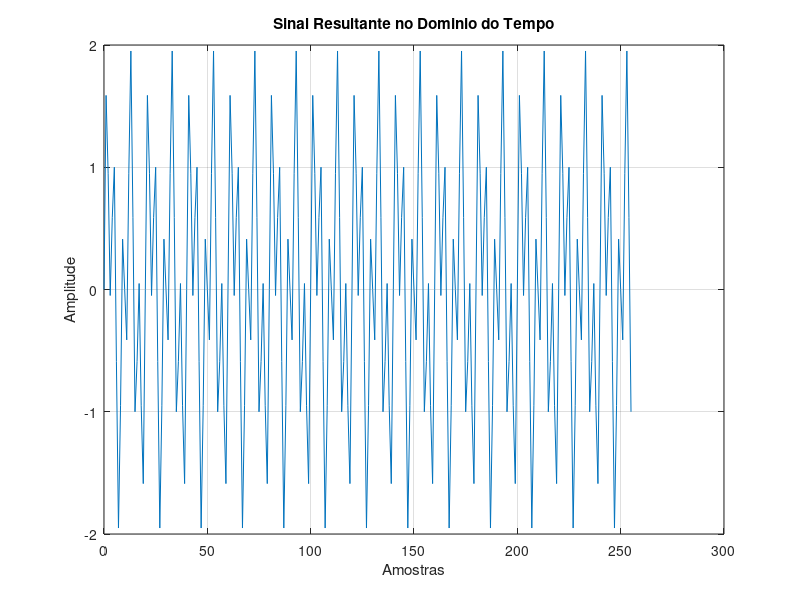
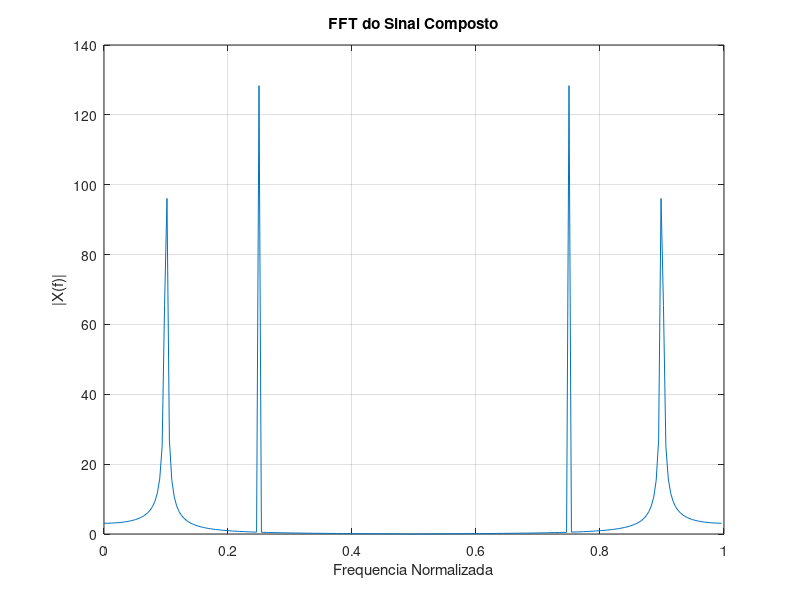

MATLAB code to generate these figures, in order:
% =========================================================
% QUESTAO 2
% Soma de duas senoides e analise espectral
% =========================================================

clc;
clear;
close all;

% Numero de amostras
N = 256;

% Vetor de tempo discreto
n = 0:N-1;

% Frequencias normalizadas
f1 = 0.1;
f2 = 0.25;

% Geracao das senoides
x1 = sin(2*pi*f1*n);
x2 = sin(2*pi*f2*n);

% Soma dos sinais
x = x1 + x2;

% Plot do sinal resultante
figure;
plot(n,x);
title('Sinal Resultante no Dominio do Tempo');
xlabel('Amostras');
ylabel('Amplitude');
grid on;

% Calculo da FFT
X = fft(x);

% Vetor de frequencia
f = (0:N-1)/N;

% Plot do espectro
figure;
plot(f,abs(X));
title('FFT do Sinal Composto');
xlabel('Frequencia Normalizada');
ylabel('|X(f)|');
grid on;
